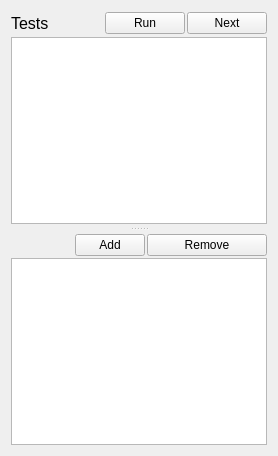
         <widget class="QWidget" name="testingTab">
          <property name="sizePolicy">
           <sizepolicy hsizetype="Expanding" vsizetype="Expanding">
            <horstretch>0</horstretch>
            <verstretch>0</verstretch>
           </sizepolicy>
          </property>
          <attribute name="title">
           <string>Testing Tab</string>
          </attribute>
          <layout class="QVBoxLayout" name="verticalLayout_12">
           <item>
            <widget class="QSplitter" name="testingTab_splitter">
             <property name="frameShadow">
              <enum>QFrame::Sunken</enum>
             </property>
             <property name="orientation">
              <enum>Qt::Vertical</enum>
             </property>
             <property name="handleWidth">
              <number>10</number>
             </property>
             <widget class="QWidget" name="layoutWidget">
              <layout class="QVBoxLayout" name="verticalLayout_testingTable">
               <property name="spacing">
                <number>2</number>
               </property>
               <item>
                <layout class="QHBoxLayout" name="testingTabControls_container">
                 <item>
                  <widget class="QLabel" name="testingTableLabel">
                   <property name="minimumSize">
                    <size>
                     <width>0</width>
                     <height>24</height>
                    </size>
                   </property>
                   <property name="font">
                    <font>
                     <pointsize>12</pointsize>
                    </font>
                   </property>
                   <property name="text">
                    <string>Tests</string>
                   </property>
                  </widget>
                 </item>
                 <item>
                  <spacer name="testsTab_spacer">
                   <property name="orientation">
                    <enum>Qt::Horizontal</enum>
                   </property>
                   <property name="sizeHint" stdset="0">
                    <size>
                     <width>40</width>
                     <height>20</height>
                    </size>
                   </property>
                  </spacer>
                 </item>
                 <item>
                  <widget class="QPushButton" name="testRun">
                   <property name="text">
                    <string>Run</string>
                   </property>
                  </widget>
                 </item>
                 <item>
                  <widget class="QPushButton" name="testNext">
                   <property name="text">
                    <string>Next</string>
                   </property>
                  </widget>
                 </item>
                </layout>
               </item>
               <item>
                <widget class="QListView" name="selectedTestsTable">
                 <property name="acceptDrops">
                  <bool>true</bool>
                 </property>
                 <property name="dragEnabled">
                  <bool>true</bool>
                 </property>
                 <property name="dragDropOverwriteMode">
                  <bool>true</bool>
                 </property>
                 <property name="dragDropMode">
                  <enum>QAbstractItemView::DragDrop</enum>
                 </property>
                 <property name="defaultDropAction">
                  <enum>Qt::MoveAction</enum>
                 </property>
                 <property name="selectionMode">
                  <enum>QAbstractItemView::SingleSelection</enum>
                 </property>
                 <property name="selectionBehavior">
                  <enum>QAbstractItemView::SelectRows</enum>
                 </property>
                </widget>
               </item>
              </layout>
             </widget>
             <widget class="QWidget" name="layoutWidget1">
              <layout class="QVBoxLayout" name="verticalLayout_testingList">
               <property name="spacing">
                <number>2</number>
               </property>
               <item>
                <layout class="QHBoxLayout" name="horizontalLayout_testingListButtons">
                 <property name="sizeConstraint">
                  <enum>QLayout::SetDefaultConstraint</enum>
                 </property>
                 <property name="topMargin">
                  <number>0</number>
                 </property>
                 <item>
                  <spacer name="horizontalSpacer_testing1">
                   <property name="orientation">
                    <enum>Qt::Horizontal</enum>
                   </property>
                   <property name="sizeHint" stdset="0">
                    <size>
                     <width>40</width>
                     <height>20</height>
                    </size>
                   </property>
                  </spacer>
                 </item>
                 <item>
                  <widget class="QPushButton" name="addToTable">
                   <property name="maximumSize">
                    <size>
                     <width>70</width>
                     <height>16777215</height>
                    </size>
                   </property>
                   <property name="text">
                    <string>Add</string>
                   </property>
                  </widget>
                 </item>
                 <item>
                  <widget class="QPushButton" name="removeFromTable">
                   <property name="minimumSize">
                    <size>
                     <width>120</width>
                     <height>0</height>
                    </size>
                   </property>
                   <property name="maximumSize">
                    <size>
                     <width>70</width>
                     <height>16777215</height>
                    </size>
                   </property>
                   <property name="text">
                    <string>Remove</string>
                   </property>
                  </widget>
                 </item>
                </layout>
               </item>
               <item>
                <widget class="QTreeView" name="allTestsTable">
                 <property name="sizePolicy">
                  <sizepolicy hsizetype="Expanding" vsizetype="Expanding">
                   <horstretch>0</horstretch>
                   <verstretch>0</verstretch>
                  </sizepolicy>
                 </property>
                 <property name="showDropIndicator" stdset="0">
                  <bool>false</bool>
                 </property>
                 <property name="dragEnabled">
                  <bool>false</bool>
                 </property>
                 <property name="dragDropMode">
                  <enum>QAbstractItemView::NoDragDrop</enum>
                 </property>
                 <property name="defaultDropAction">
                  <enum>Qt::IgnoreAction</enum>
                 </property>
                 <property name="selectionMode">
                  <enum>QAbstractItemView::ExtendedSelection</enum>
                 </property>
                 <property name="sortingEnabled">
                  <bool>true</bool>
                 </property>
                 <property name="animated">
                  <bool>true</bool>
                 </property>
                 <attribute name="headerCascadingSectionResizes">
                  <bool>true</bool>
                 </attribute>
                 <attribute name="headerStretchLastSection">
                  <bool>false</bool>
                 </attribute>
                </widget>
               </item>
              </layout>
             </widget>
            </widget>
           </item>
          </layout>
         </widget>
